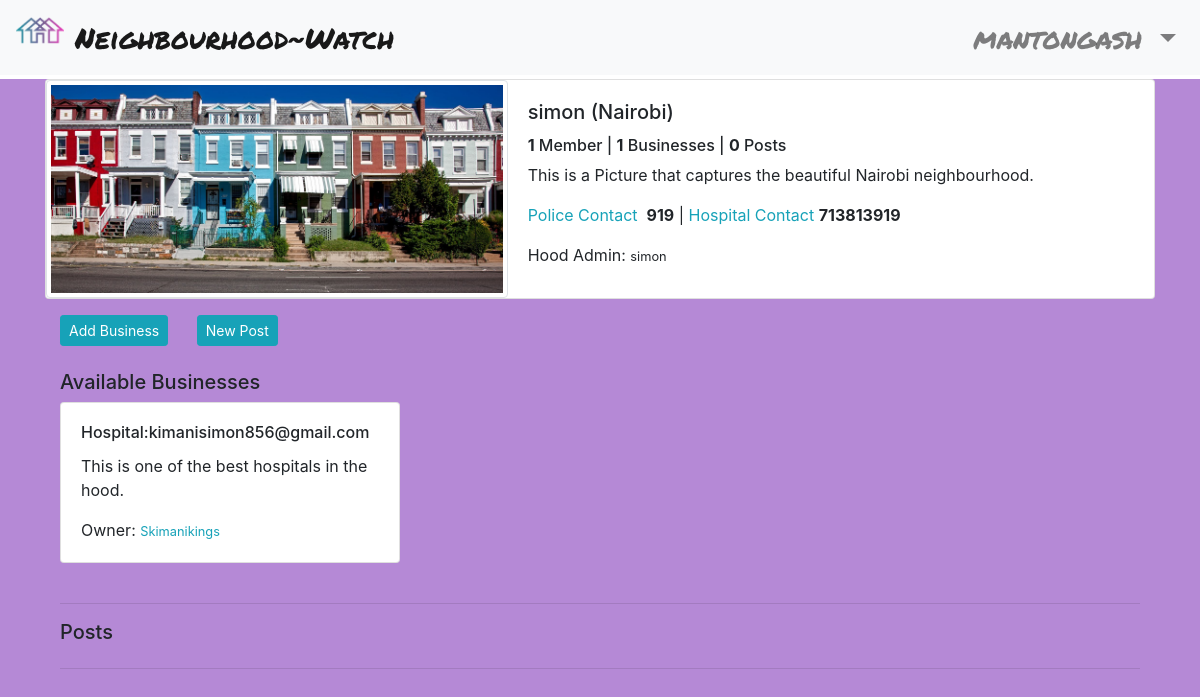
The page /single_hood/2 (signed in) on the database its author committed.
### neighborhoods/models.py (models this page shows, shortened)
class Neighbourhood(models.Model):
    name = models.CharField(max_length=50)
    location = models.CharField(max_length=60)
    admin = models.ForeignKey("Profile", on_delete=models.CASCADE, related_name='hood')
    neighbourhood_logo = models.ImageField(upload_to='images/')
    description = models.TextField()
    healthcenter_number = models.IntegerField(null=True, blank=True)
    police_number = models.IntegerField(null=True, blank=True)
    occupants_count = models.IntegerField(null=True, blank=True)

class Profile(models.Model):
    user = models.OneToOneField(User, on_delete=models.CASCADE, related_name='profile')
    name = models.CharField(max_length=80, blank=True)
    bio = models.TextField(max_length=254, blank=True)
    profile_picture = models.ImageField(upload_to='images/', default='default.png')
    location = models.CharField(max_length=50, blank=True, null=True)
    neighbourhood = models.ForeignKey('Neighbourhood', on_delete=models.SET_NULL, null=True, related_name='members', blank=True)

class Business(models.Model):
    name = models.CharField(max_length=120)
    email = models.EmailField(max_length=254)
    description = models.TextField(blank=True)
    neighbourhood = models.ForeignKey('Neighbourhood', on_delete=models.CASCADE, related_name='business')
    user = models.ForeignKey('Profile', on_delete=models.CASCADE, related_name='owner')

### neighborhoods/views.py (the view)
# urls.py: path('single_hood/<hood_id>', views.single_neighbourhood, name='single-hood'),
def single_neighbourhood(request, hood_id):
    hood = Neighbourhood.objects.get(id=hood_id)
    business = Business.objects.filter(neighbourhood=hood)
    posts = Post.objects.filter(hood=hood)
    posts = posts[::-1]
    if request.method == 'POST':
        form = BusinessForm(request.POST)
        if form.is_valid():
            b_form = form.save(commit=False)
            b_form.neighbourhood = hood
            b_form.user = request.user.profile
            b_form.save()
            return redirect('single-hood', hood.id)
    else:
        form = BusinessForm()
    params = {
        'hood': hood,
        'business': business,
        'form': form,
        'posts': posts
    }
    return render(request, 'single_hood.html', params)

### neighborhoods/templates/single_hood.html (shortened to what this page needs)
{% extends 'base.html' %}
{% load crispy_forms_tags %}
{% block content %}
<div class="container-fluid page2">
  <div class="container">
    <div class="row">
      <div class="col-md-12">
        <div class="card mb-3">
          <div class="row no-gutters">
            <div class="col-md-5">
              <img src="{{ hood.neighbourhood_logo.url }}" class="img-thumbnail" alt="">
            </div>
            <div class="col-md-7">
              <div class="card-body">
                <h5 class="card-title tt">{{ hood.name }} ({{hood.location}})
                </h5>
                <h6 class="card-text">
                  <span><strong>{{hood.members.count}}</strong> Member{{hood.members.count|pluralize}}</span>
                  | <strong>{{ hood.business.count }}</strong> Businesses | <strong>
                    {{ hood.hood_post.count }}</strong> Post{{ hood.hood_post.count|pluralize }}
                </h6>
                <p class="card-text">{{hood.description}}</p>
                <p class="card-text"><span class="text-info">Police Contact</span>
                  &nbsp;<strong>{{hood.police_number}}</strong> |
                  <span class="text-info">Hospital Contact</span> <strong>{{hood.healthcenter_number}}</strong></p>
                <p class="card-text">Hood Admin: <small class="">
                    {{ hood.admin.user.username }}</small></p>
              </div>
            </div>
          </div>
        </div>
      </div>
    </div>
    <div class="container hoode">
      <div class="row">
        <div class="col-md-12">
          <a href="" class="btn btn-sm btn-info mb-4 mr-4" data-toggle="modal" data-target="#Business">Add
            Business</a>
          <a class="btn btn-sm btn-info mb-4" href="{% url 'post' hood.id %}">New Post</a>
          <h5 class="D-block mx-auto tt">Available Businesses</h5>
          <div class="row">
            {% for busines in business %}
            <div class="col-md-4">
              <div class="card mb-4">
                <div class="card-body">
                  <h6 class="card-title">{{busines.name}}:<span>{{busines.email}}</span>
                  </h6>
                  <p class="card-text">{{busines.description}}</p>
                  <p class="card-text">Owner: <small class="text-info">
                      {{ busines.user.user.username|title }}</small></p>
                </div>
              </div>
            </div>
            {% endfor %}
          </div>
          <hr>
          <h5 class="D-block mx-auto tt">Posts</h5>
          <hr>
        </div>
      </div>
    </div>
  </div>
</div>
{% endblock %}

### neighborhoods/templates/navbar.html (shortened to what this page needs)
<nav class="mb-1 navbar navbar-expand-lg navbar-light bg-light">
          <a class="navbar-brand header" href="{% url 'index' %}">
            <img src="/static/images/logo.png" height="30" class="d-inline-block align-top "
                alt="mdb logo"> Neighbourhood~Watch
        </a>
  <div class="collapse navbar-collapse" id="navbarSupportedContent-333">
    {% if user.is_authenticated %}
    <ul class="navbar-nav ml-auto nav-flex-icons">
      <li class="nav-item dropdown">
        <a class="nav-link dropdown-toggle header" id="navbarDropdownMenuLink-333" data-toggle="dropdown" aria-haspopup="true"
          aria-expanded="false" href="">{{user.username}}
        </a>
      </li>
    </ul>
    {% else %}
    <ul class="navbar-nav ml-auto nav-flex-icons">
      <li class="nav-item active">
        <a class="nav-link" href="{% url 'login' %}">LogIn/Register</a>
      </li>
    </ul>
      {% endif %}
  </div>
</nav>

### static/css/main.css (style rules this page uses)
.header { font-size: 1.8rem; font-family: 'Permanent Marker'; }
.page2 { background: #B589D6; height: 100vh; }

### rows shown on the page
Neighbourhood: neighbourhood_logo (picture), name "simon", location "Nairobi", members.count "1", business.count "1", hood_post.count "0", description "This is a Picture that captures the beautiful Nairobi neighbourhood.", police_number "919", healthcenter_number "713813919", admin.user.username "simon"
Business: name "Hospital", email "kimanisimon856@gmail.com", description "This is one of the best hospitals in the hood.", user.user.username "Skimanikings"

### other values the page prints
{{ user.username }} "mantongash"
